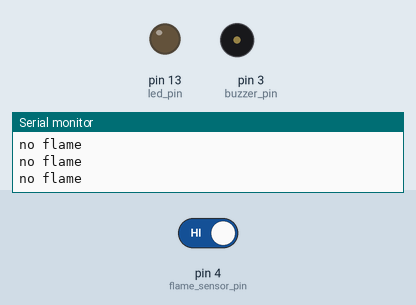
The sketch below on a simulated Arduino Uno, built with avr-gcc and run on an emulated ATmega328P. Parts: output pins drawn as LEDs (lit = HIGH), buzzer (waves = sounding, pin HIGH), the last lines printed to the serial monitor. Inputs (shaded band) come from the test bench; at power-on: pin 4 (flame_sensor_pin) HIGH.

Above: at 1.2 s.
1.3 s: pin 4 (flame_sensor_pin) driven LOW
At 2.5 s:
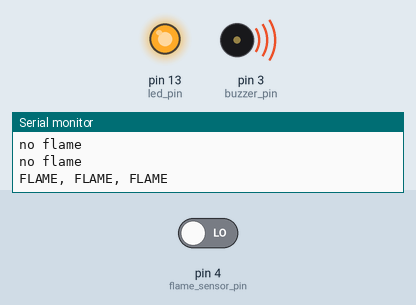
2.8 s: pin 4 (flame_sensor_pin) driven HIGH
At 5.0 s:
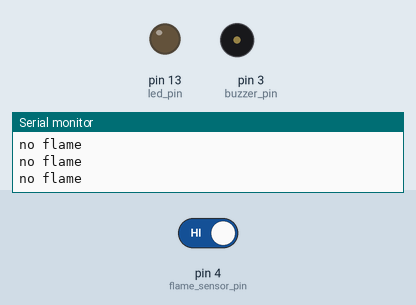
Timing chart, 0 to 6.5 s (numbered marks = the images above; inputs shaded):
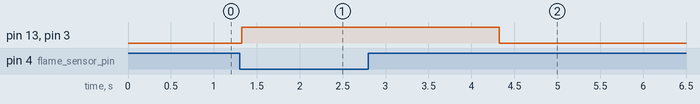

The sketch:

Fire_Detector_System.ino
```cpp
int flame_sensor_pin = 4;       // initializing pin 4 as the sensor output pin
int buzzer_pin = 3;             // initializing pin 8 as the buzzer pin
int led_pin = 13;                // initializing the pin 2 as the led pin

int flame_pin = HIGH;           // state of sensor


void setup()
{
  pinMode(led_pin, OUTPUT);             // declaring led pin as output pin
  pinMode(flame_sensor_pin, INPUT);     // declaring sensor pin as input pin for Arduino
  pinMode(buzzer_pin, OUTPUT);          // declaring buzzer pin as output pin
  Serial.begin(9600);                   // setting baud rate at 9600
}


void loop()
{
  flame_pin = digitalRead(flame_sensor_pin);          // reading from the sensor
  if (flame_pin == LOW)                               // applying condition
  {
    Serial.println("FLAME, FLAME, FLAME");

    digitalWrite(led_pin, HIGH);
    digitalWrite(buzzer_pin, HIGH);                      // if state is high, then turn high the led

    delay(3000);                                   // play a melody on the buzzer
  }
  else
  {
    Serial.println("no flame");
    digitalWrite(led_pin, LOW);
    digitalWrite(buzzer_pin, LOW);                            // stop playing any tone
  }
}
```

Measured:
- after the input at 1.3 s, pin 13 (led_pin), pin 3 (buzzer_pin): LOW → HIGH at once
- after the input at 2.8 s, pin 13 (led_pin), pin 3 (buzzer_pin): HIGH → LOW after 1.5 s
